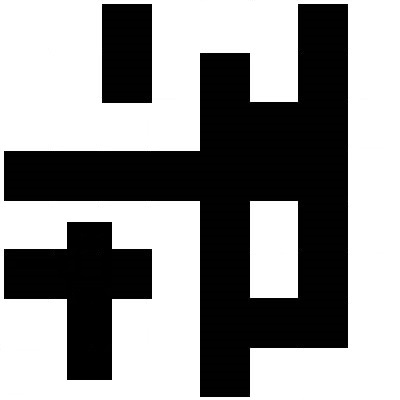
#> input picture 210002083_Vishal_A1/1/images/0.CC10.jpg, 400 x 400 px; its folder holds only this picture in this run
$ jupyter execute problem_1.ipynb
#> lines starting #> are read from the running program, lines starting #| are printed output that depends on the picture; after the words box and inside, x2 and y2 are one past the last pixel; in counts of white or black regions, pixels touching at a corner belong together
[cell 1]
import cv2
import numpy as np
import matplotlib.pyplot as plt
import os
import glob

[cell 2]
def raster_scan_connected_components(binary_image, connectivity=4):
    rows, cols = binary_image.shape
    labels = np.zeros_like(binary_image, dtype=int)
    label_counter = 1
    equivalence_table = {}

    # First pass
    for i in range(rows):
        for j in range(cols):
            if binary_image[i, j] == 1:  # Foreground pixel
                neighbors = []

                if connectivity == 4:
                    if i > 0: neighbors.append(labels[i-1, j])  # Top
                    if j > 0: neighbors.append(labels[i, j-1])  # Left
                elif connectivity == 8:
                    if i > 0: neighbors.append(labels[i-1, j])  # Top
                    if j > 0: neighbors.append(labels[i, j-1])  # Left
                    if i > 0 and j > 0: neighbors.append(labels[i-1, j-1])  # Top-left
                    if i > 0 and j < cols-1: neighbors.append(labels[i-1, j+1])  # Top-right

                neighbors = [label for label in neighbors if label > 0]  # Ignore background

                if not neighbors:
                    # New label
                    labels[i, j] = label_counter
                    equivalence_table[label_counter] = label_counter
                    label_counter += 1
                else:
                    # Assign the smallest label and record equivalences
                    smallest_label = min(neighbors)
                    labels[i, j] = smallest_label
                    for neighbor_label in neighbors:
                        equivalence_table[neighbor_label] = min(
                            equivalence_table[neighbor_label], smallest_label
                        )

    # Resolve equivalences
    for key, value in equivalence_table.items():
        while equivalence_table[value] != value:
            value = equivalence_table[value]
        equivalence_table[key] = value

    # Second pass
    for i in range(rows):
        for j in range(cols):
            if labels[i, j] > 0:
                labels[i, j] = equivalence_table[labels[i, j]]

    return labels

[cell 3]
# Path to folder
folder_path = "./images"

# Supported image formats
image_extensions = ["jpg", "jpeg", "png", "bmp", "tif"]

# Loop through all image files
for ext in image_extensions:
    for image_path in glob.glob(os.path.join(folder_path, f"*.{ext}")):
        file_name = os.path.basename(image_path)
        print(file_name)
        # Read the image
        image = cv2.imread(image_path, cv2.IMREAD_GRAYSCALE)
#> image is the input picture: shape (400, 400); min 0, max 255, mean 146
        # Convert to binary image (handle both white and black objects)
        _, binary_image = cv2.threshold(image, 127, 1, cv2.THRESH_BINARY_INV if np.mean(image) > 127 else cv2.THRESH_BINARY)
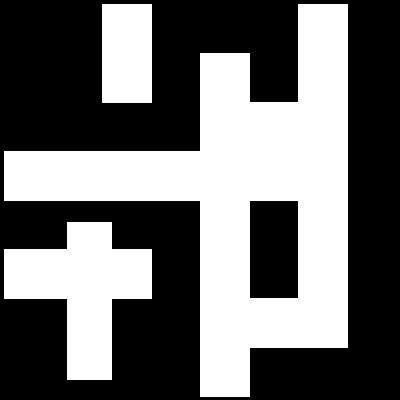
#> binary_image: shape (400, 400); values 0 (black) and 1 (white), 42.9% white; 3 white regions, box (x1, y1, x2, y2) and area: (4, 4, 348, 397) 51352, (4, 222, 152, 380) 12260, (102, 4, 152, 103) 4950

        # Run connected components algorithm
        labels = raster_scan_connected_components(binary_image)
#> after the loop in raster_scan_connected_components, `for i in range(rows):`:
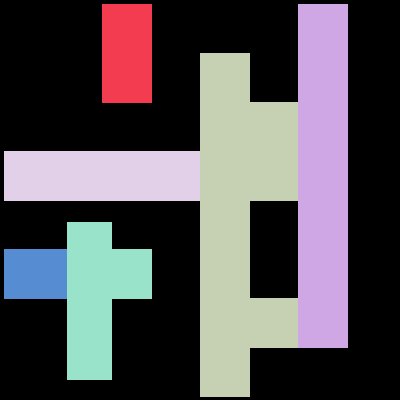
#> labels: shape (400, 400) int64; 7 distinct labels, from 0 to 6; one colour per label, 0 black
#> after the loop in raster_scan_connected_components, `for i in range(rows):`:
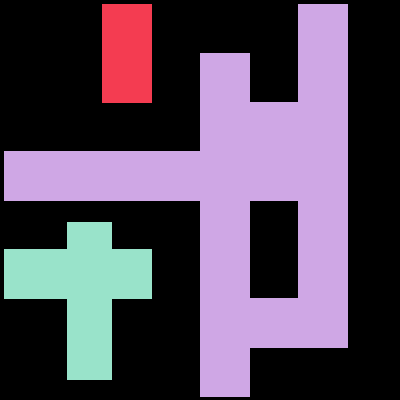
#> labels: shape (400, 400) int64; 4 distinct labels, from 0 to 5; one colour per label, 0 black

        # Find unique labels (excluding background)
        unique_labels = np.unique(labels)[1:]
#> unique_labels = [1, 2, 5]

        # Draw bounding boxes
        output_image = cv2.cvtColor(binary_image * 255, cv2.COLOR_GRAY2BGR)
        for label in unique_labels:
            y, x = np.where(labels == label)
            x_min, x_max = x.min(), x.max()
            y_min, y_max = y.min(), y.max()
            cv2.rectangle(output_image, (x_min, y_min), (x_max, y_max), (0, 255, 0), 2)
#> this loop made 3 passes
#> (x_min, x_max, y_min, y_max) on passes 1 to 2: (102, 151, 4, 102), (4, 347, 4, 396)
#> (label, x_min, x_max, y_min, y_max) on pass 3: (5, 4, 151, 222, 379)
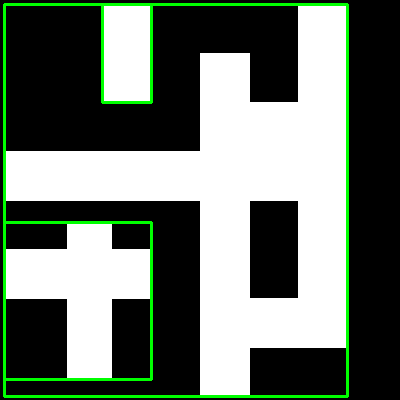
#> output_image: shape (400, 400, 3); mean B, G, R 106.2, 116.5, 106.2

        # Display result
        plt.figure(figsize=(6, 6))
        plt.imshow(output_image)
        plt.axis("off")
        plt.show()
        output_path = f"./{file_name}-output.png"
        cv2.imwrite(output_path, output_image)
        print(f"Processed image saved to: {output_path}")
    else:
        print(f"Error loading {image_path}")
